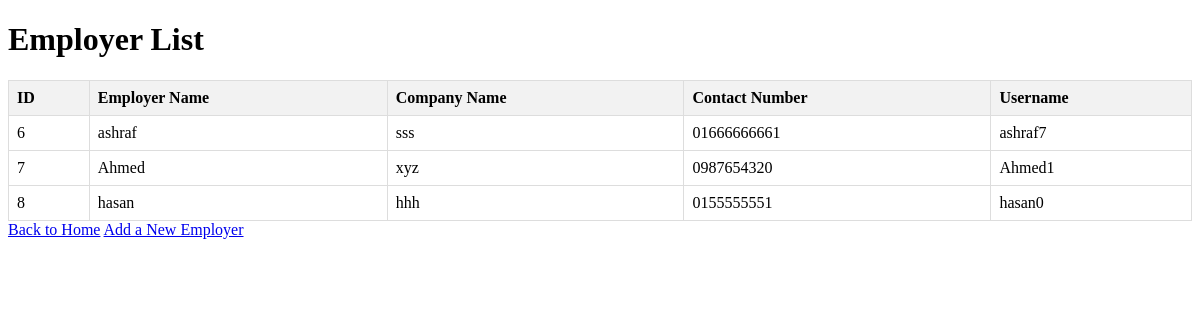
/employer_list.php, run on the app's committed database.
### tables this page shows
CREATE TABLE `employers` (
  `id` int(11) NOT NULL,
  `employer_name` varchar(255) NOT NULL,
  `company_name` varchar(255) NOT NULL,
  `contact_no` varchar(20) NOT NULL,
  `username` varchar(255) NOT NULL,
  `password` varchar(255) NOT NULL
);

### employer_list.php (the view, shortened to what this page needs)
<?php
$conn = new mysqli('localhost', 'root', '', 'job_portal');
$sql = "SELECT * FROM employers";
$result = $conn->query($sql);
?>
<!DOCTYPE html>
<html lang="en">
<head>
</head>
<body>
    <h1>Employer List</h1>
    <table>
        <thead>
            <tr>
                <th>ID</th>
                <th>Employer Name</th>
                <th>Company Name</th>
                <th>Contact Number</th>
                <th>Username</th>
            </tr>
        </thead>
        <tbody>
            <?php if ($result->num_rows > 0): ?>
                <?php while ($row = $result->fetch_assoc()): ?>
                    <tr>
                        <td><?php echo $row['id']; ?></td>
                        <td><?php echo $row['employer_name']; ?></td>
                        <td><?php echo $row['company_name']; ?></td>
                        <td><?php echo $row['contact_no']; ?></td>
                        <td><?php echo $row['username']; ?></td>
                    </tr>
                <?php endwhile; ?>
            <?php else: ?>
                <tr>
                    <td colspan="5">No employers found.</td>
                </tr>
            <?php endif; ?>
        </tbody>
    </table>
    <a href="index.html">Back to Home</a>
    <a href="index.html">Add a New Employer</a>
</body>
</html>

### employer_list.php (style rules this page uses)
table { width: 100%; border-collapse: collapse; }
th, td { border: 1px solid #ddd; padding: 8px; }
th { background-color: #f2f2f2; text-align: left; }

### data on the page
employers: id "6", employer_name "ashraf", company_name "sss", contact_no "01666666661", username "ashraf7"
employers: id "7", employer_name "Ahmed", company_name "xyz", contact_no "0987654320", username "Ahmed1"
employers: id "8", employer_name "hasan", company_name "hhh", contact_no "0155555551", username "hasan0"
